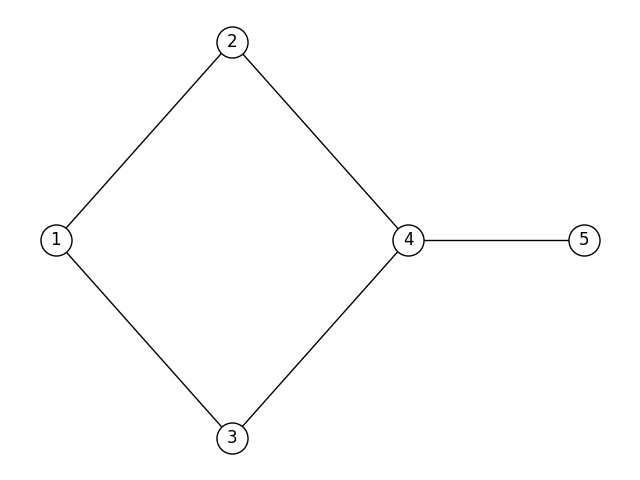

Here is the Python script that generated this plot:
import networkx as nx
import matplotlib.pyplot as plt

# G = nx.read_edgelist("simple_example.edges")

# pos = {1: (0, 0),
#        2: (100, 100),
#        3: (100, -100),
#        4: (0, 200),
#        5: (0, 300)}

G = nx.Graph()

G.add_node(1, pos=(0, 0))
G.add_node(2, pos=(1, 1))
G.add_node(3, pos=(1, -1))
G.add_node(4, pos=(2, 0))
G.add_node(5, pos=(3, 0))

G.add_edge(1, 2)
G.add_edge(1, 3)
G.add_edge(2, 4)
G.add_edge(3, 4)
G.add_edge(4, 5)

pos = nx.get_node_attributes(G, "pos")

nx.draw(G, pos, node_color="#ffffff", node_size=2500, with_labels=True, font_size=32)
# nx.draw_networkx_labels(G, pos, font_size=200)

ax = plt.gca()
ax.collections[0].set_edgecolor("#000000")

plt.savefig("simple_example.png")
